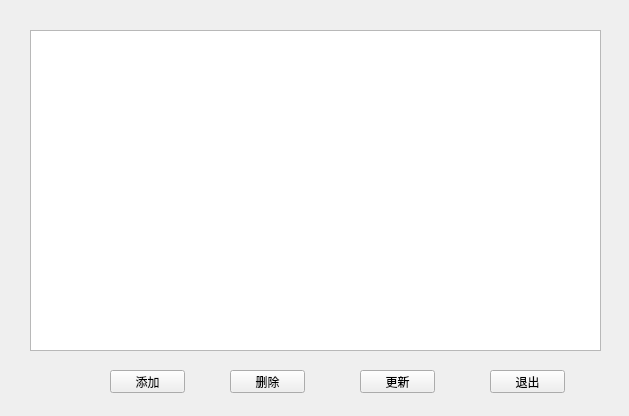
<?xml version="1.0" encoding="UTF-8"?>
<ui version="4.0">
 <class>mana_user</class>
 <widget class="QWidget" name="mana_user">
  <property name="geometry">
   <rect>
    <x>0</x>
    <y>0</y>
    <width>629</width>
    <height>416</height>
   </rect>
  </property>
  <property name="windowTitle">
   <string>用户管理</string>
  </property>
  <widget class="QLabel" name="label">
   <property name="geometry">
    <rect>
     <x>350</x>
     <y>60</y>
     <width>54</width>
     <height>12</height>
    </rect>
   </property>
   <property name="text">
    <string/>
   </property>
  </widget>
  <widget class="QTableView" name="userview">
   <property name="geometry">
    <rect>
     <x>30</x>
     <y>30</y>
     <width>571</width>
     <height>321</height>
    </rect>
   </property>
   <property name="editTriggers">
    <set>QAbstractItemView::DoubleClicked</set>
   </property>
  </widget>
  <widget class="QPushButton" name="add">
   <property name="geometry">
    <rect>
     <x>110</x>
     <y>370</y>
     <width>75</width>
     <height>23</height>
    </rect>
   </property>
   <property name="text">
    <string>添加</string>
   </property>
  </widget>
  <widget class="QPushButton" name="delete_2">
   <property name="geometry">
    <rect>
     <x>230</x>
     <y>370</y>
     <width>75</width>
     <height>23</height>
    </rect>
   </property>
   <property name="text">
    <string>删除</string>
   </property>
  </widget>
  <widget class="QPushButton" name="return_2">
   <property name="geometry">
    <rect>
     <x>490</x>
     <y>370</y>
     <width>75</width>
     <height>23</height>
    </rect>
   </property>
   <property name="text">
    <string>退出</string>
   </property>
  </widget>
  <widget class="QPushButton" name="refresh">
   <property name="geometry">
    <rect>
     <x>360</x>
     <y>370</y>
     <width>75</width>
     <height>23</height>
    </rect>
   </property>
   <property name="text">
    <string>更新</string>
   </property>
  </widget>
 </widget>
 <resources/>
 <connections/>
</ui>
